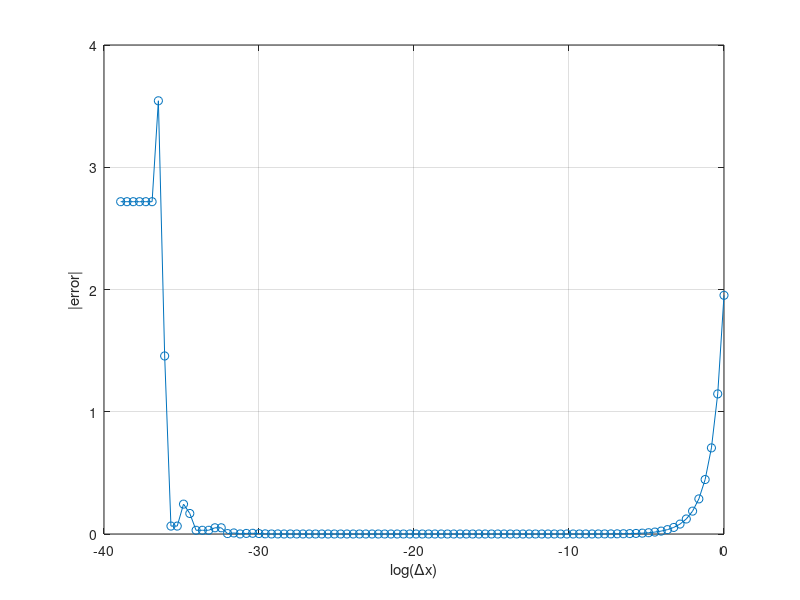

This chart was generated by the following MATLAB code:
%%%%%%%%%%%%%%%%%%%%%%%%%%%%%%%%%%%%
% UNIVERSIDAD AUTONOMA DE OCCIDENTE
% DEPTO. DE ENERGETICA Y MECANICA
% MECANICA COPUTACIONAL
%%%%%%%%%%%%%%%%%%%%%%%%%%%%%%%%%%%%
% Prof. Enrique Franco G.
%%%%%%%%%%%%%%%%%%%%%%%%%%%%%%%%%%%%
% Error por redondeo y
% error por truncamiento
%%%%%%%%%%%%%%%%%%%%%%%%%%%%%%%%%%%%

x = 1;
dfe = exp(x);
h = 1.0;
k = 1;

while (h > 1e-17)
	dfa = (exp(x+h)-exp(x))/h;
	error(k) = abs(dfa-dfe);
	incr(k) = h;
	h = h/1.5;
	k = k+1;
end

plot(log(incr),error,'o-')
xlabel('log(\Delta{x})')
ylabel('|error|')
grid

